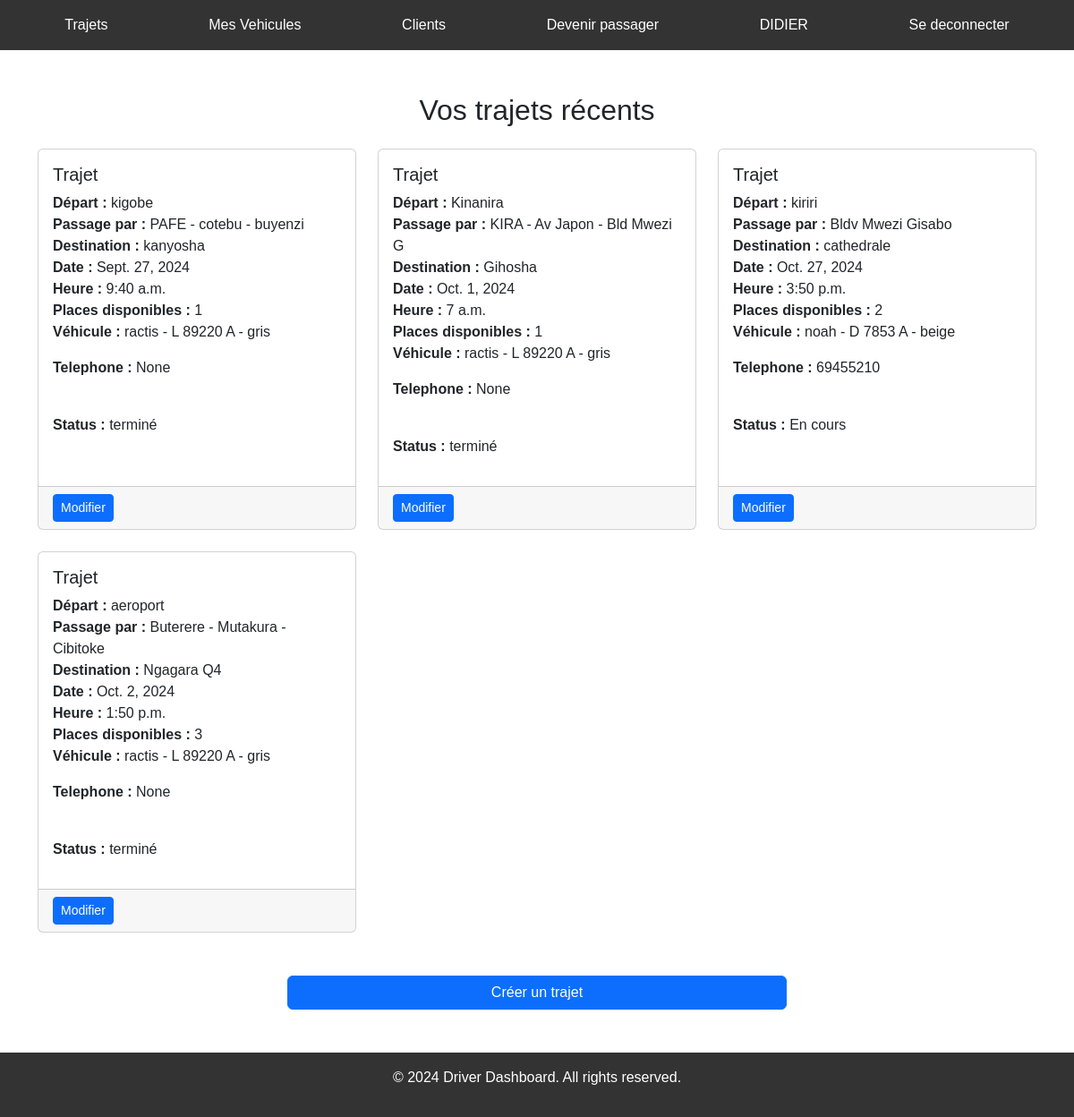
The app's page /dashboard_driver/ (signed in) with its own data.
### covoiturage/models.py (models this page shows, shortened)
class Trajet(models.Model):
    point_depart = models.CharField(max_length=255)
    passe_par = models.CharField(max_length=255, null=True)
    destination = models.CharField(max_length=255)
    heure_depart = models.TimeField(editable=True, null=True)
    places_disponibles = models.IntegerField()
    date = models.DateField(editable=True, null=True)
    user = models.ForeignKey(User, on_delete=models.CASCADE, null=True)
    vehicule = models.ForeignKey(Vehicule, on_delete=models.CASCADE, null=True)
    status = models.CharField(max_length=20, choices=[('En cours', 'En cours'), ('Terminé', 'Terminé'),('Annulé','Annulé')])
    telephone = models.PositiveBigIntegerField(null = True)

class Vehicule(models.Model):
    user = models.ForeignKey(User, on_delete=models.CASCADE, related_name='vehicules', null=True)
    modele = models.CharField(max_length=35, null=True)
    plaque = models.CharField(max_length=10, null=True)
    places = models.IntegerField(null=True)
    color = models.CharField(max_length=40, null=True)
    def __str__(self) -> str:
        return f"{self.modele} - {self.plaque} - {self.color}"

### Stage/views.py (the view)
# urls.py: path('dashboard_driver/', views.dashboard_driver, name='dashboard_driver'),
def dashboard_driver(request):
    trajets = Trajet.objects.filter(user=request.user)
    now = timezone.now()
    for trajet in trajets:
        heure_depart = timezone.make_aware(datetime.combine(now.date(), trajet.heure_depart))
        if heure_depart < now:
            trajet.status = 'terminé'
            trajet.save()
    context = {'trajets': trajets}
    return render(request, 'dashboard_driver.html', context)

### templates/dashboard_driver.html (shortened to what this page needs)
{% extends 'base.html' %}
{% block section %}
<div class="container my-5">
  <h2 class="mb-4">Vos trajets récents</h2>
   <div class="row g-4">
    {% for trajet in trajets %}
    <div class="col-md-6 col-lg-4">
      <div class="card h-100">
        <div class="card-body">
          <h5 class="card-title">Trajet</h5>
          <p class="card-text">
             <strong>Départ :</strong> {{ trajet.point_depart }}<br>
              <strong>Passage par :</strong> {{ trajet.passe_par }}<br>
              <strong>Destination :</strong> {{ trajet.destination }}<br>
              <strong>Date :</strong> {{ trajet.date }}<br>
              <strong>Heure :</strong> {{ trajet.heure_depart }}<br>
              <strong>Places disponibles :</strong> {{ trajet.places_disponibles }}<br>
              <strong>Véhicule :</strong> {{ trajet.vehicule }} </p>
              <strong>Telephone :</strong> {{ trajet.telephone }} </p> <br>
              <strong>Status :</strong> {{ trajet.status }} </p>
              </div>
               <div class="card-footer d-flex justify-content-between">
                <a href="{% url 'modifierT' trajet.id %}" class="btn btn-primary btn-sm">  Modifier </a>
              </div>
            </div>
           </div>
           {% endfor %}
          </div>
          <div class="d-grid gap-2 col-6 mx-auto mt-5">
            <a href="/dd/trajets" class="btn btn-primary">  Créer un trajet </a>
          </div>
        </div>
{% endblock section %}

### templates/base.html (shortened to what this page needs)
{% load static %}
<!DOCTYPE html>
<html lang="en">
<head>
    <link href="https://cdn.jsdelivr.net/npm/bootstrap@5.2.0/dist/css/bootstrap.min.css" rel="stylesheet">
    <link rel="stylesheet" href="{% static 'dd.css' %}">
</head>
<body>
    <header>
        <nav>
            <ul>
                <li><a href="/dashboard_driver">Trajets</a></li>
                <li><a href="/cars">Mes Vehicules</a></li>
                <li><a href="/notif">Clients</a></li>
                <li><a href="/">Devenir passager</a></li>
                <li>{{ user.username | upper }}</li>
                <li><a href="/logout">Se deconnecter</a></li>
            </ul>
        </nav>
    </header>
{% block section %}{% endblock %}
    <footer>
        <p>&copy; 2024 Driver Dashboard. All rights reserved.</p>
    </footer>
</body>
</html>

### static/dd.css (style rules this page uses)
body { font-family: Arial, sans-serif; margin: 0; padding: 0; }
header { background-color: #333; color: #fff; padding: 1rem; }
nav ul { list-style-type: none; display: flex; justify-content: space-around; margin: 0; padding: 0; }
nav a { color: #fff; text-decoration: none; }
h2 { margin-top: 0; margin-bottom: 20px; text-align: center; }
footer { background-color: #333; color: #fff; text-align: center; padding: 1rem; }

### records on screen
Trajet: point_depart "kigobe", passe_par "PAFE - cotebu - buyenzi", destination "kanyosha", date "Sept. 27, 2024", heure_depart "9:40 a.m.", places_disponibles "1", vehicule "ractis - L 89220 A - gris", telephone "None", status "terminé"
Trajet: point_depart "Kinanira", passe_par "KIRA - Av Japon - Bld Mwezi G", destination "Gihosha", date "Oct. 1, 2024", heure_depart "7 a.m.", places_disponibles "1", vehicule "ractis - L 89220 A - gris", telephone "None", status "terminé"
Trajet: point_depart "kiriri", passe_par "Bldv Mwezi Gisabo", destination "cathedrale", date "Oct. 27, 2024", heure_depart "3:50 p.m.", places_disponibles "2", vehicule "noah - D 7853 A - beige", telephone "69455210", status "En cours"
Trajet: point_depart "aeroport", passe_par "Buterere - Mutakura - Cibitoke", destination "Ngagara Q4", date "Oct. 2, 2024", heure_depart "1:50 p.m.", places_disponibles "3", vehicule "ractis - L 89220 A - gris", telephone "None", status "terminé"

### other values on screen
{{ user.username | upper }} "DIDIER"
